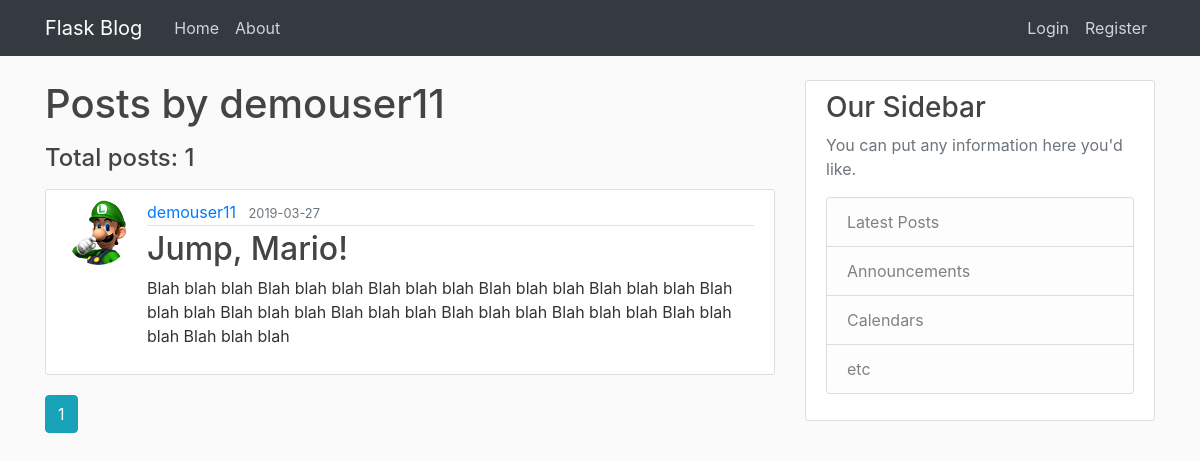
The app's page /user/demouser11 with its own data.
### one/models.py (models this page shows, shortened)
class User(db.Model, UserMixin):
	id = db.Column(db.Integer, primary_key=True)
	username = db.Column(db.String(20), unique=True, nullable=False)
	email = db.Column(db.String(120), unique=True, nullable=False)
	image_file = db.Column(db.String(20), nullable=False, default='default.jpg')
	password = db.Column(db.String(60), nullable=False)
	posts = db.relationship('Post', backref='author', lazy=True)

class Post(db.Model):
	id = db.Column(db.Integer, primary_key=True)
	title = db.Column(db.String(100), nullable=False)
	date_posted = db.Column(db.DateTime, nullable=False, default=datetime.utcnow)
	content =  db.Column(db.Text, nullable=False)
	gem_file = db.Column(db.String(20), nullable=False)
	user_id = db.Column(db.Integer, db.ForeignKey('user.id'), nullable=False)

### one/users/routes.py (the view)
@users.route("/user/<string:username>") ## @ decorators
def user_posts(username):
	page = request.args.get('page', 1, type=int) ### type int => prevents people from request float pages 1.34
	user = User.query.filter_by(username=username).first_or_404()
	posts = Post.query.filter_by(author=user).order_by(Post.date_posted.desc()).paginate(page=page, per_page=5)
	return render_template('user_posts.html', posts=posts, user=user)

### one/templates/user_posts.html
{% extends "layout.html" %}
{% block content %}
<h1 class="mb-3">Posts by {{ user.username }}</h1>
<h4 class="mb-3">Total posts: {{ posts.total }}</h4>
	{%  for post in posts.items %}
<article class="media content-section">
  <img class="rounded-circle article-img" src="{{ url_for('static', filename='profile_pics/' + post.author.image_file) }}">
  <div class="media-body">
    <div class="article-metadata">
      <a class="mr-2" href="{{ url_for('users.user_posts', username=post.author.username) }}">{{ post.author.username }}</a>
      <small class="text-muted">{{ post.date_posted.strftime('%Y-%m-%d') }}</small>
    </div>
    <h2><a class="article-title" href="{{ url_for('posts.post', post_id=post.id) }}">{{ post.title }}</a></h2>
    <p class="article-content">{{ post.content }}</p>
  </div>
</article>
	{% endfor %}
  {% for page_num in posts.iter_pages(left_edge=1, right_edge=1, left_current=1, right_current=2) %}
    {% if page_num %}
      {% if posts.page == page_num %}
      <a class="btn btn-info mb-4" href="{{ url_for('users.user_posts', username=user.username, page=page_num) }}">{{ page_num }}</a>
      {% else %}
      <a class="btn btn-outline-info mb-4" href="{{ url_for('users.user_posts', username=user.username, page=page_num) }}">{{ page_num }}</a>
      {% endif %}
    {% else %}
      ...
    {% endif %}
  {% endfor %}
{% endblock content %}

### one/templates/layout.html (shortened to what this page needs)
<!DOCTYPE html>
<html>
<head>
    <link rel="stylesheet" href="https://stackpath.bootstrapcdn.com/bootstrap/4.3.1/css/bootstrap.min.css">
    <link rel="stylesheet" type="text/css" href="{{ url_for('static', filename='main.css') }}">
</head>
<body>
	<header class="site-header">
  <nav class="navbar navbar-expand-md navbar-dark bg-dark fixed-top">
    <div class="container">
      <a class="navbar-brand mr-4" href="/">Flask Blog</a>
      <div class="collapse navbar-collapse" id="navbarToggle">
        <div class="navbar-nav mr-auto">
          <a class="nav-item nav-link" href="{{ url_for('main.home') }}">Home</a>
          <a class="nav-item nav-link" href="{{ url_for('main.about') }}">About</a>
        </div>
        <div class="navbar-nav">
          {% if current_user.is_authenticated %}
          <a class="nav-item nav-link" href="{{ url_for('posts.new_post') }}">New Post</a>
          <a class="nav-item nav-link" href="{{ url_for('users.account') }}">Account</a>
            <a class="nav-item nav-link" href="{{ url_for('users.logout') }}">Logout</a>
          {% else %}
            <a class="nav-item nav-link" href="{{ url_for('users.login') }}">Login</a>
            <a class="nav-item nav-link" href="{{ url_for('users.register') }}">Register</a>
          {% endif %}
        </div>
      </div>
    </div>
  </nav>
</header>
<main role="main" class="container">
  <div class="row">
    <div class="col-md-8">
      {% block content %}{% endblock %}
    </div>
    <div class="col-md-4">
      <div class="content-section">
        <h3>Our Sidebar</h3>
        <p class='text-muted'>You can put any information here you'd like.
          <ul class="list-group">
            <li class="list-group-item list-group-item-light">Latest Posts</li>
            <li class="list-group-item list-group-item-light">Announcements</li>
            <li class="list-group-item list-group-item-light">Calendars</li>
            <li class="list-group-item list-group-item-light">etc</li>
          </ul>
        </p>
      </div>
    </div>
  </div>
</main>
</body>
</html>

### one/static/main.css (style rules this page uses)
body { background: #fafafa; color: #333333; margin-top: 5rem; }
h1, h2, h3, h4, h5, h6 { color: #444444; }
.site-header .navbar-nav .nav-link { color: #cbd5db; }
.content-section { background: #ffffff; padding: 10px 20px; border: 1px solid #dddddd; border-radius: 3px; margin-bottom: 20px; }
.article-title { color: #444444; }
.article-content { white-space: pre-line; }
.article-img { height: 65px; width: 65px; margin-right: 16px; }
.article-metadata { padding-bottom: 1px; margin-bottom: 4px; border-bottom: 1px solid #e3e3e3 }

### records on screen
User: username "demouser11"
Post: image_file (picture), author.username "demouser11", date_posted "2019-03-27", title "Jump, Mario!", content "Blah blah blah Blah blah blah Blah blah blah Blah blah blah Blah blah blah Blah blah blah Blah blah blah Blah blah blah Blah blah blah Blah blah blah Blah blah blah Blah blah blah"

### other values on screen
{{ posts.total }} "1"
{{ page_num }} "1"
